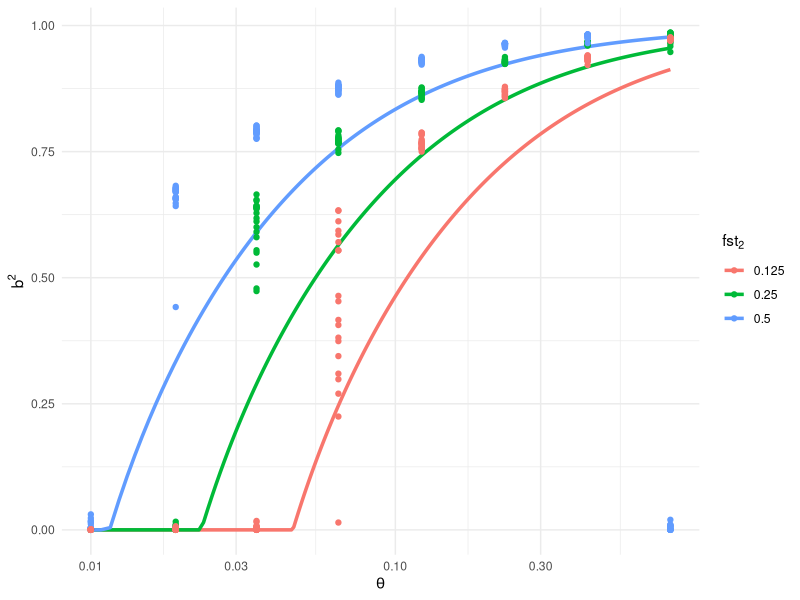
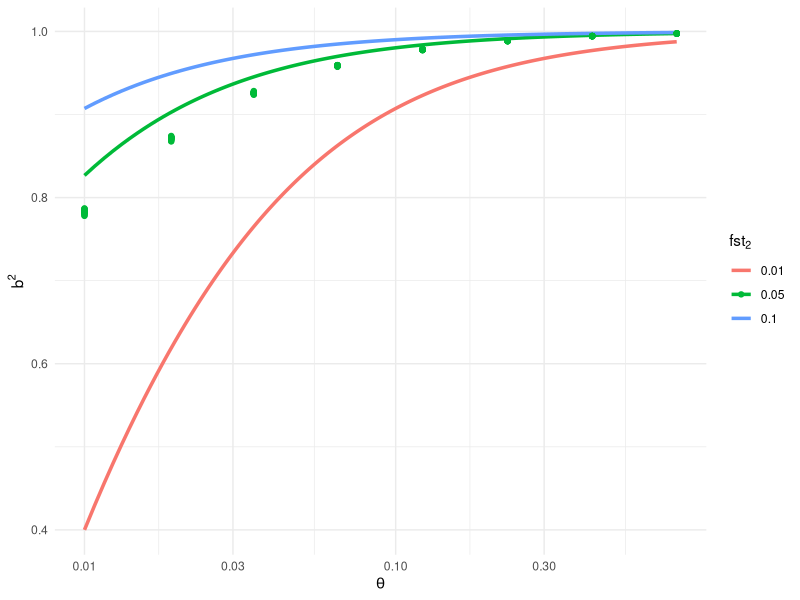
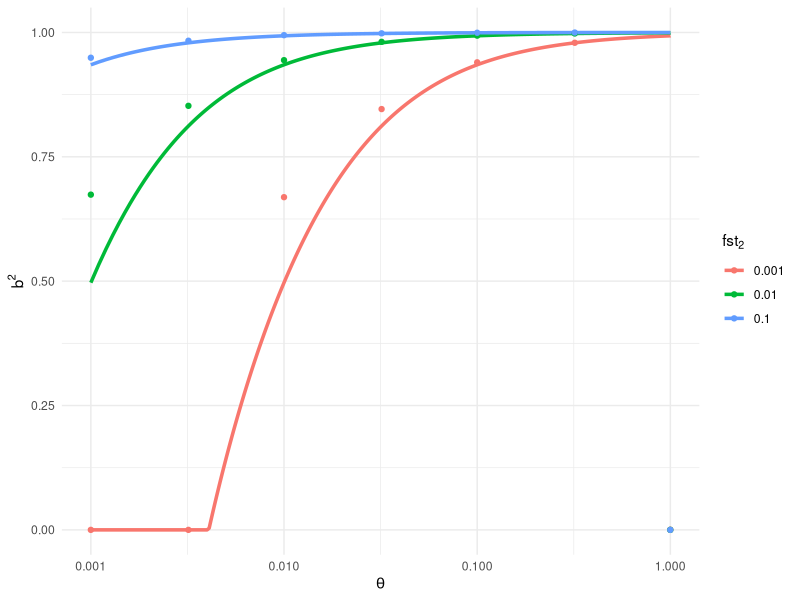
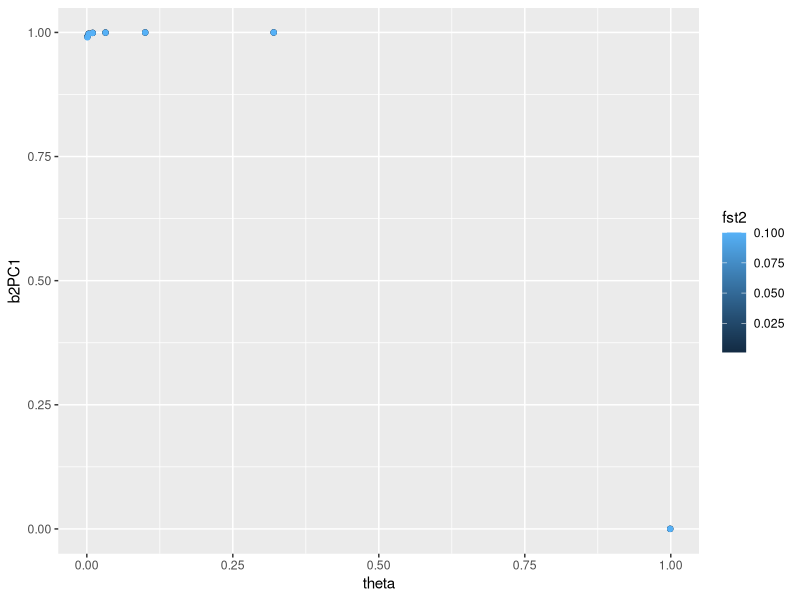

Reproduce these figures in R, in order.
## ---- chunk 1
knitr::opts_chunk$set(echo = TRUE)
library(data.table)
library(tidyverse)
## ---- chunk 2
dfPlot <- fread("../plots/results_M-5000_L-1000.txt")
colnames(dfPlot)[9] <- "fst2" 
## ---- chunk 3
# Define parameters
M <- 5e3  
L <- 1e3  
fst1 <- 0.5
fst2_values <- c( 0.125, 0.25, 0.5)

# Define theta range
theta_seq <- seq(0.01, 0.8, length.out = 1000)

# Create a data frame with all combinations of theta and fst1 values
df <- expand_grid(theta = theta_seq, fst2 = fst2_values) %>%
  mutate(
    lambda = (1 + (M * (theta)*fst2)) / log(2*M),
    #lambda = (1 + (M * (theta)*fst2)),
    pc2 = case_when(
      lambda > (1 + sqrt(M/L)) ~ (1 - ((M/L)/(lambda - 1)^2))/(1 + ((M/L)/(lambda - 1))),
      #lambda > (1 + sqrt(M/L)) ~ ((theta^2 * M * L * fst2^2) - 1)/((theta^2 * M * L * fst2^2) + (theta * M * fst2)),
      lambda <= (1 + sqrt(M/L)) ~ 0
    )
  )

# Plot using ggplot with different colors for each fst1 value
ggplot(df, aes(x = theta, y = pc2, color = factor(fst2))) +
  geom_line(size = 1.2) +
  labs(
    x = expression(theta),
    y = expression(b^2),
    color = expression(fst[2])  # Label for legend
  ) +
  theme_minimal() + scale_x_log10() +
  geom_point(data = dfPlot, aes(x = theta, y = b2PC2))
## ---- chunk 4
dfPlot <- fread("../plots/results_M-50000_L-10000.txt")
colnames(dfPlot)[9] <- "fst2" 
## ---- chunk 5
# Define parameters
M <- 5e4  
L <- 1e4  
fst1 <- 0.2
fst2_values <- c( 0.01, 0.05, 0.1)

# Define theta range
theta_seq <- seq(0.01, 0.8, length.out = 1000)

# Create a data frame with all combinations of theta and fst1 values
df <- expand_grid(theta = theta_seq, fst2 = fst2_values) %>%
  mutate(
    #lambda = (1 + (M * (theta)*fst2)) / log(2*M),
    lambda = (1 + (M * (theta)*fst2)),
    pc2 = case_when(
      #lambda > (1 + sqrt(M/L)) ~ (1 - ((M/L)/(lambda - 1)^2))/(1 + ((M/L)/(lambda - 1))),
      lambda > (1 + sqrt(M/L)) ~ ((theta^2 * M * L * fst2^2) - 1)/((theta^2 * M * L * fst2^2) + (theta * M * fst2)),
      lambda <= (1 + sqrt(M/L)) ~ 0
    )
  )

# Plot using ggplot with different colors for each fst1 value
ggplot(df, aes(x = theta, y = pc2, color = factor(fst2))) +
  geom_line(size = 1.2) +
  labs(
    x = expression(theta),
    y = expression(b^2),
    color = expression(fst[2])  # Label for legend
  ) +
  theme_minimal() + scale_x_log10() +
  geom_point(data = dfPlot, aes(x = theta, y = b2PC2))
## ---- chunk 6
dfPlot <- fread("../plots/results_M-407219_L-147604.txt")
colnames(dfPlot)[9] <- "fst2" 
## ---- chunk 7
# Define parameters
M <- 407219  
L <- 147604  
fst1 <- 0.11
fst2_values <- c( 0.001, 0.01, 0.1)

# Define theta range
theta_seq <- seq(0.001, 1, length.out = 10000)

# Create a data frame with all combinations of theta and fst1 values
df <- expand_grid(theta = theta_seq, fst2 = fst2_values) %>%
  mutate(
    lambda = (1 + (M * (theta)*fst2)),
    pc2 = case_when(
      #lambda > (1 + sqrt(M/L)) ~ (1 - ((M/L)/(lambda - 1)^2))/(1 + ((M/L)/(lambda - 1))),
      lambda > (1 + sqrt(M/L)) ~ ((theta^2 * M * L * fst2^2) - 1)/((theta^2 * M * L * fst2^2) + (theta * M * fst2)),
      lambda <= (1 + sqrt(M/L)) ~ 0
    )
  )

# Plot using ggplot with different colors for each fst1 value
ggplot(df, aes(x = theta, y = pc2, color = factor(fst2))) +
  geom_line(size = 1.2) +
  labs(
    x = expression(theta),
    y = expression(b^2),
    color = expression(fst[2])  # Label for legend
  ) +
  theme_minimal() + scale_x_log10() +
  geom_point(data = dfPlot, aes(x = theta, y = b2PC2))
## ---- chunk 8
ggplot(data = dfPlot, aes(x = theta, y = b2PC1, color = fst2)) + geom_point() + ylim(c(0,1))
